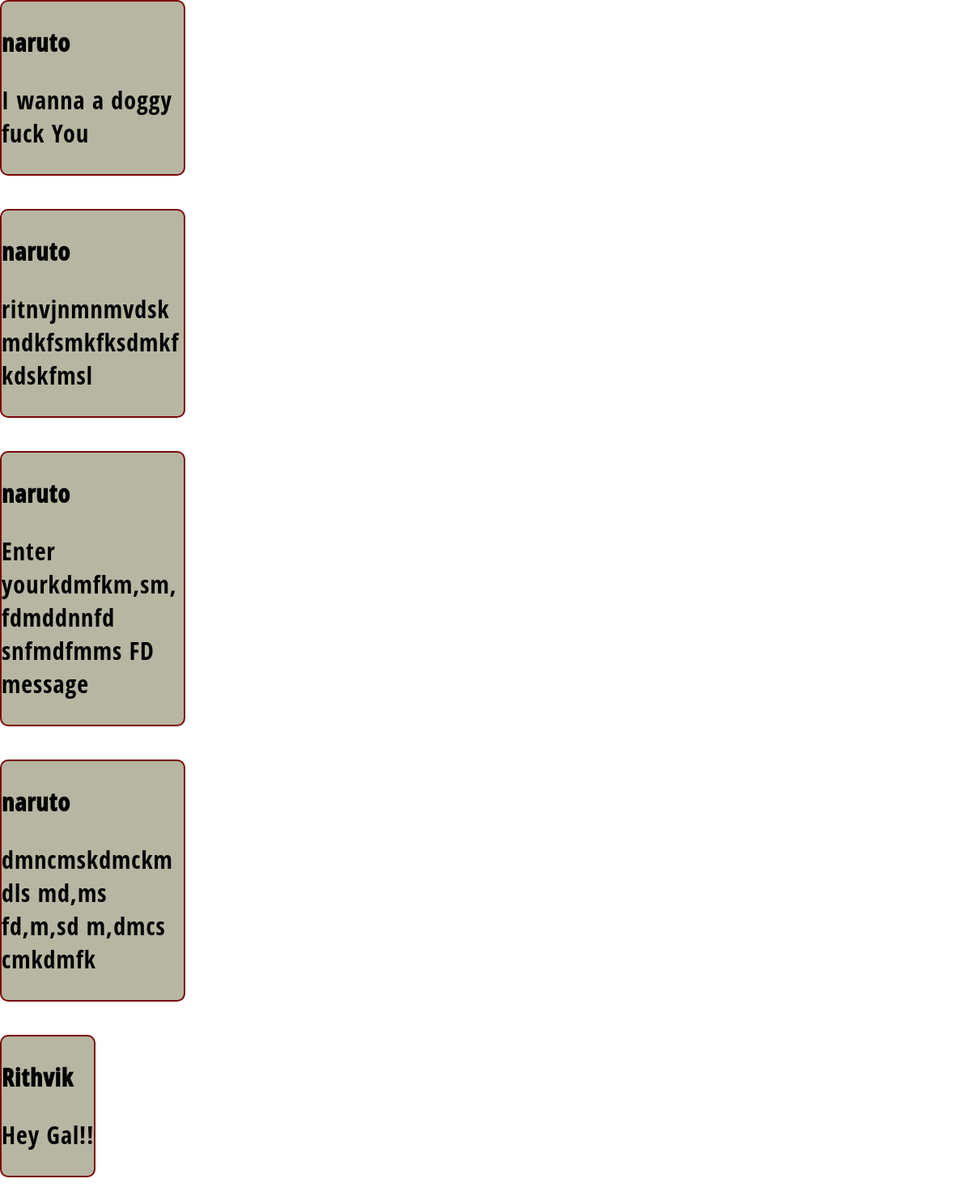
Page /load.php (signed in) on the committed database.
### tables this page shows
CREATE TABLE `usermsg` (
  `SenderID` int(11) NOT NULL,
  `RecvID` int(11) NOT NULL,
  `Messages` text NOT NULL
);

CREATE TABLE `userdetails` (
  `ID` int(5) NOT NULL,
  `Name` varchar(20) NOT NULL,
  `password` varchar(256) NOT NULL
);

### load.php (the view, shortened to what this page needs)
<?php
            include "DB_Conn.php";
            $ID = $_SESSION['username'];
            $sql="select * from userdetails where (name='$ID');";
            $res2=mysqli_query($conn,$sql);
            if (mysqli_num_rows($res2) > 0) {
              $ID = mysqli_fetch_array($res2)['ID'];
          }
            $sql = "SELECT * FROM usermsg WHERE (RecvID ='$ID' or SenderID = '$ID') ;";
            $res = mysqli_query($conn,$sql);
            $resultCheck = mysqli_num_rows($res);
            echo'<link rel="stylesheet" href="style.css" type="text/css">';
            if($resultCheck > 0){
                while($row = mysqli_fetch_assoc($res)){
                  $sql2= "SELECT Name FROM userdetails WHERE (ID ='$row[SenderID]') ;";
                  $res2 = mysqli_query($conn,$sql2);
                  $row2 = mysqli_fetch_assoc($res2);
                  if($row['SenderID'] == $ID){
                    echo'   <div class="container">
                              <div class="inner-container2">
                                <p style="font-weight: 1000;"> '."$row2[Name]". '</p>
                                <p>'." $row[Messages]".' </p>
                            </div> </div><br>';
                  }
                  else{
                    echo'<div class="container">
                          <div class="inner-container1">
                            <p style="font-weight: 1000;"> '."$row2[Name]". '</p>
                            <p>'." $row[Messages]".' </p>
                         </div> </div><br>';
                }
              }
            }
            else{
              echo "You have no messages !!";
            }
            ?>

### style.css (style rules this page uses)
.inner-container1 { background-color: rgb(182, 182, 162); }
.inner-container1,.inner-container2 { display: inline-block; width: fit-content; max-width: 225px; word-wrap: break-word; height: auto; border: 2px solid rgb(124, 6, 6); border-radius: 10px; }

### rows in the picture
usermsg: userdetails.Name "naruto", Messages "I wanna a doggy fuck You"
usermsg: userdetails.Name "naruto", Messages "ritnvjnmnmvdskmdkfsmkfksdmkfkdskfmsl"
usermsg: userdetails.Name "naruto", Messages "Enter yourkdmfkm,sm,fdmddnnfd snfmdfmms FD message"
usermsg: userdetails.Name "naruto", Messages "dmncmskdmckmdls md,ms fd,m,sd m,dmcs cmkdmfk"
usermsg: userdetails.Name "Rithvik", Messages "Hey Gal!!"
